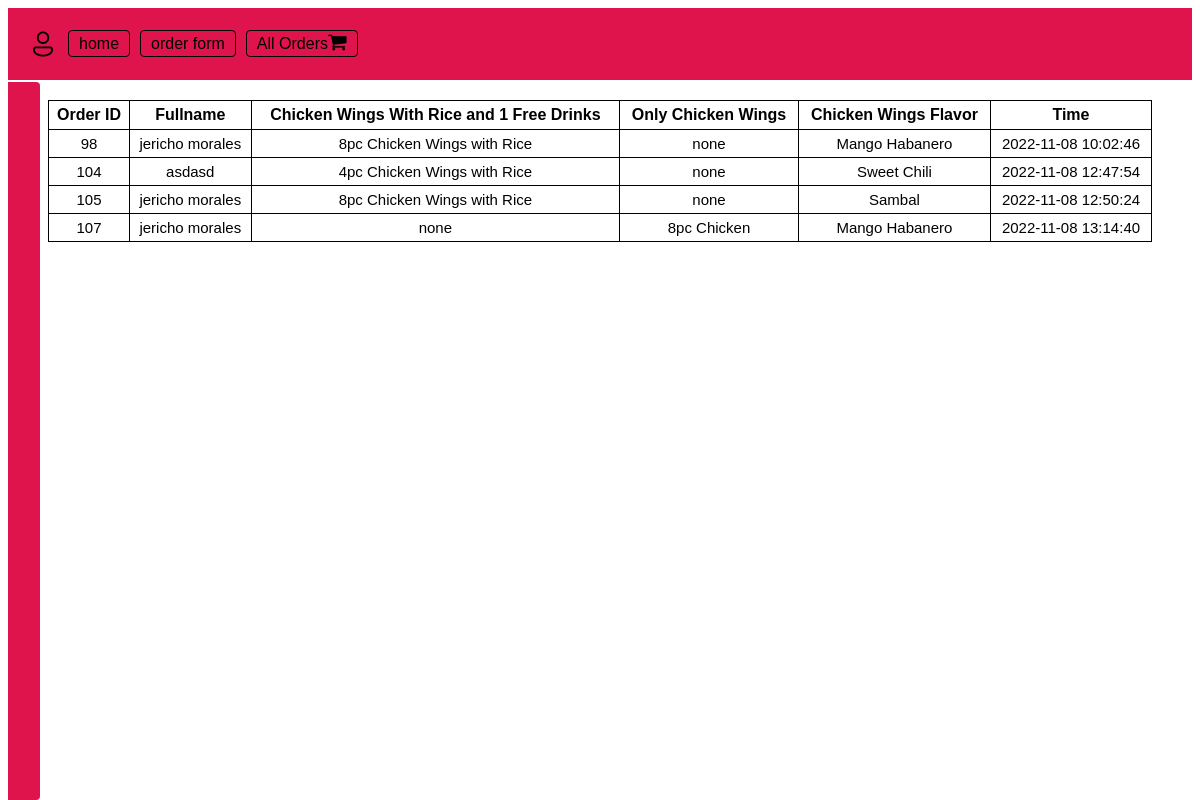
Page /includes/orderlist.php on the committed database.
### tables this page shows
CREATE TABLE `orders` (
  `id` int(11) NOT NULL,
  `fullname` varchar(30) NOT NULL,
  `contact` bigint(20) NOT NULL,
  `address` varchar(50) NOT NULL,
  `additional` varchar(256) NOT NULL,
  `food1` varchar(256) NOT NULL,
  `food2` varchar(256) NOT NULL,
  `flavor` varchar(256) NOT NULL,
  `orderedTime` datetime NOT NULL
);

### includes/orderlist.php (the view, shortened to what this page needs)
<?php require '../includes/userpage.php'; ?>
<!DOCTYPE html>
<html>
  <head>
  </head>
  <body>
    <section id="table">
      <table>
        <tr>
          <th>Order ID</th>
          <th>Fullname</th>
          <th>Chicken Wings With Rice and 1 Free Drinks</th>
          <th>Only Chicken Wings</th>
          <th>Chicken Wings Flavor</th>
          <th>Time</th>
        </tr>
          <?php
          require '../backEnd/server.php';
          $select="SELECT * from orders";
          $query=mysqli_query($conn, $select);
          $num = mysqli_num_rows($query);
          if ($num > 0) {
            while ($result = mysqli_fetch_assoc($query)) {
              echo "<tr>
                  <td>".$result["id"]."</td>
                  <td>".$result["fullname"]."</td>
                  <td>".$result["food1"]."</td>
                  <td>".$result["food2"]."</td>
                  <td>".$result["flavor"]."</td>
                  <td>".$result["orderedTime"]."</td>
                </tr>";
              }
            }
            ?>
      </table>
    </section>
</html>

### includes/userpage.php (shortened to what this page needs)
<!DOCTYPE html>
<html>
  <head>
    <link rel="stylesheet" href="https://cdnjs.cloudflare.com/ajax/libs/font-awesome/4.7.0/css/font-awesome.min.css">
    <link rel="stylesheet" href="https://cdnjs.cloudflare.com/ajax/libs/font-awesome/4.7.0/css/font-awesome.min.css">
  </head>
  <body>
    <header id="user-header">
      <nav class="user-nav">
        <ul id="check">
          <a href="#"><img title="profile" class="account" src="../icons/user.png" alt="account"> </a>
          <li><a class="active" href="../includes/homepage-user.php">home</a> </li>
          <li><a class="active" href="../orderform/order-form.php">order form</a> </li>
          <li><a class="active" href="../includes/orderlist.php">All Orders<i class="fa fa-shopping-cart" style="font-size:20px"></i></a> </li>
        </ul>
      </nav>
    </header>
    <section id="user">
    </section>
  </body>
</html>

### rows in the picture
orders: id "98", fullname "jericho morales", food1 "8pc Chicken Wings with Rice", food2 "none", flavor "Mango Habanero", orderedTime "2022-11-08 10:02:46"
orders: id "104", fullname "asdasd", food1 "4pc Chicken Wings with Rice", food2 "none", flavor "Sweet Chili", orderedTime "2022-11-08 12:47:54"
orders: id "105", fullname "jericho morales", food1 "8pc Chicken Wings with Rice", food2 "none", flavor "Sambal", orderedTime "2022-11-08 12:50:24"
orders: id "107", fullname "jericho morales", food1 "none", food2 "8pc Chicken", flavor "Mango Habanero", orderedTime "2022-11-08 13:14:40"
